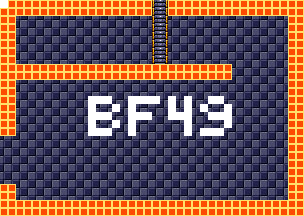

The image is a tile-based game level rendered from a .tmx file. Its description and source (layers, tilesets, objects; grid data summarised) follow:
An orthogonal 38x27 tile map with 8x8 px tiles, 4 tile layers (background, foreground, room numbers, Objects), 15 tilesets.

<map version="1.5" tiledversion="1.7.1" orientation="orthogonal" renderorder="right-down" width="38" height="27" tilewidth="8" tileheight="8" infinite="0" nextlayerid="11" nextobjectid="1">
 <tileset firstgid="1" source="tilesheets/tsKarniMata.tsx" />
 <tileset firstgid="1025" source="tilesheets/tsVoodooWasp.tsx" />
 <tileset firstgid="2049" source="tilesheets/tsBurial.tsx" />
 <tileset firstgid="3073" source="tilesheets/tsBlueTemple.tsx" />
 <tileset firstgid="4097" source="tilesheets/tsGoddess.tsx" />
 <tileset firstgid="5121" source="tilesheets/tsKonark.tsx" />
 <tileset firstgid="6145" name="sEnemies" tilewidth="8" tileheight="8" tilecount="1024" columns="32">
  <image source="../grapx/tilesheets/sObjects.bmp" trans="ff94ff" width="256" height="256" />
 </tileset>
 <tileset firstgid="7169" source="tilesheets/tsIceTemple.tsx" />
 <tileset firstgid="8193" source="tilesheets/tsLavaArea.tsx" />
 <tileset firstgid="9217" source="tilesheets/tsBossArea.tsx" />
 <tileset firstgid="10241" source="tilesheets/tsPegu.tsx" />
 <tileset firstgid="11265" source="tilesheets/sTiwanakuTemple.tsx" />
 <tileset firstgid="12289" source="tilesheets/sIndraTemple.tsx" />
 <tileset firstgid="13313" source="tilesheets/sTeleport.tsx" />
 <tileset firstgid="14337" source="tilesheets/sObjects.tsx" />
 <layer id="2" name="background" width="38" height="27">
  <data>[1026 cells, 1026 non-empty, 2 distinct tile ids]</data>
 </layer>
 <layer id="1" name="foreground" width="38" height="27">
  <data>[1026 cells, 298 non-empty, 3 distinct tile ids]</data>
 </layer>
 <layer id="7" name="room numbers" width="38" height="27">
  <data>[1026 cells, 44 non-empty, 1 distinct tile ids]</data>
 </layer>
 <layer id="10" name="Objects" width="38" height="27">
  <data>[1026 cells, 0 non-empty, 0 distinct tile ids]</data>
 </layer>
</map>
